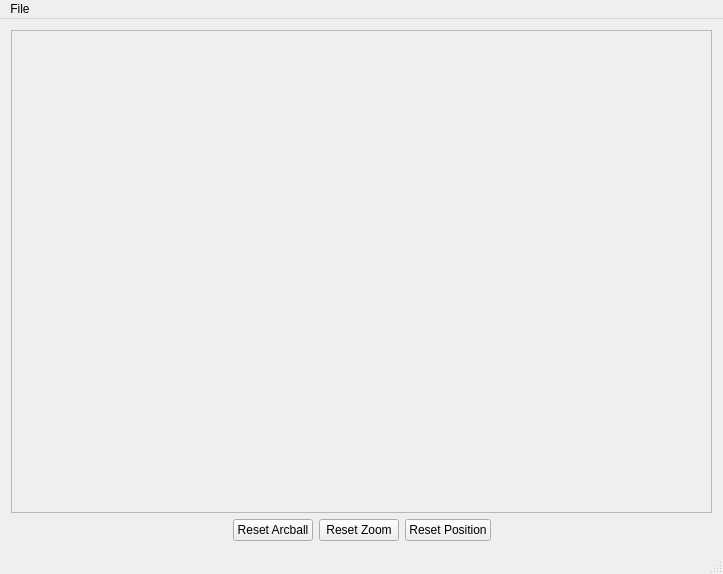
<?xml version="1.0" encoding="UTF-8"?>
<ui version="4.0">
 <class>MainWindow</class>
 <widget class="QMainWindow" name="MainWindow">
  <property name="geometry">
   <rect>
    <x>0</x>
    <y>0</y>
    <width>723</width>
    <height>574</height>
   </rect>
  </property>
  <property name="windowTitle">
   <string>MainWindow</string>
  </property>
  <widget class="QWidget" name="centralWidget">
   <layout class="QVBoxLayout" name="verticalLayout">
    <item>
     <widget class="QScrollArea" name="glScrollArea">
      <property name="widgetResizable">
       <bool>true</bool>
      </property>
      <widget class="QWidget" name="scrollAreaWidgetContents">
       <property name="geometry">
        <rect>
         <x>0</x>
         <y>0</y>
         <width>697</width>
         <height>463</height>
        </rect>
       </property>
      </widget>
     </widget>
    </item>
    <item>
     <layout class="QHBoxLayout" name="horizontalLayout">
      <item>
       <spacer name="horizontalSpacer">
        <property name="orientation">
         <enum>Qt::Horizontal</enum>
        </property>
        <property name="sizeHint" stdset="0">
         <size>
          <width>40</width>
          <height>20</height>
         </size>
        </property>
       </spacer>
      </item>
      <item>
       <widget class="QPushButton" name="arcButton">
        <property name="text">
         <string>Reset Arcball</string>
        </property>
       </widget>
      </item>
      <item>
       <widget class="QPushButton" name="zoomButton">
        <property name="text">
         <string>Reset Zoom</string>
        </property>
       </widget>
      </item>
      <item>
       <widget class="QPushButton" name="dragButton">
        <property name="text">
         <string>Reset Position</string>
        </property>
       </widget>
      </item>
      <item>
       <spacer name="horizontalSpacer_2">
        <property name="orientation">
         <enum>Qt::Horizontal</enum>
        </property>
        <property name="sizeHint" stdset="0">
         <size>
          <width>40</width>
          <height>20</height>
         </size>
        </property>
       </spacer>
      </item>
     </layout>
    </item>
   </layout>
  </widget>
  <widget class="QMenuBar" name="menuBar">
   <property name="geometry">
    <rect>
     <x>0</x>
     <y>0</y>
     <width>723</width>
     <height>22</height>
    </rect>
   </property>
   <widget class="QMenu" name="menuFile">
    <property name="title">
     <string>File</string>
    </property>
    <addaction name="actionSave_Image"/>
    <addaction name="separator"/>
    <addaction name="actionQuit"/>
   </widget>
   <addaction name="menuFile"/>
  </widget>
  <widget class="QStatusBar" name="statusBar"/>
  <action name="actionSave_Image">
   <property name="text">
    <string>Save Image</string>
   </property>
  </action>
  <action name="actionQuit">
   <property name="text">
    <string>Quit</string>
   </property>
  </action>
 </widget>
 <layoutdefault spacing="6" margin="11"/>
 <resources/>
 <connections/>
</ui>
